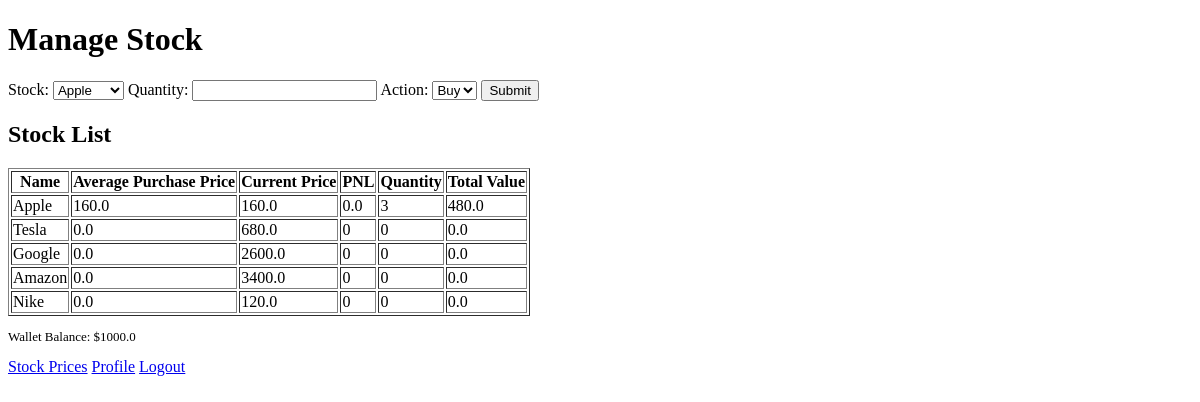
Page /manage_stock (signed in) on the earlier database version.
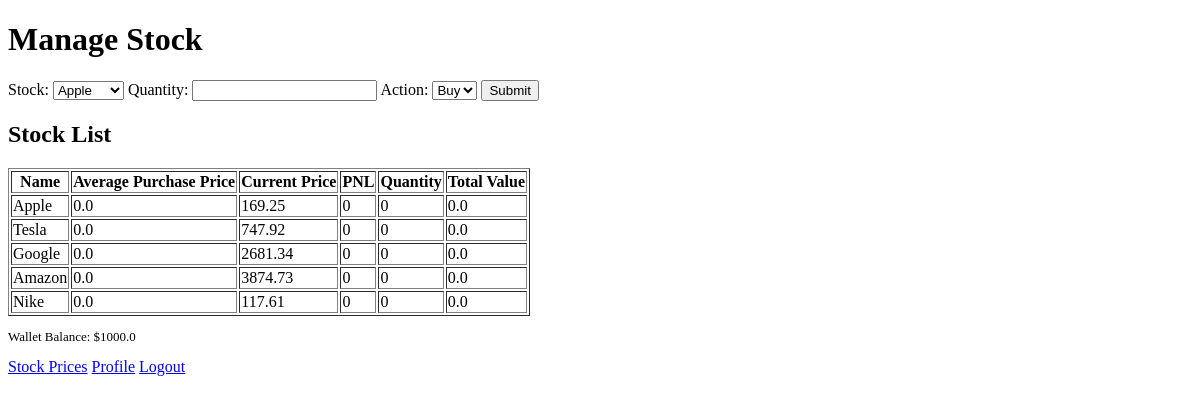
Same page on the later database version.
### tables this page shows
CREATE TABLE stocks (
                    id INTEGER PRIMARY KEY AUTOINCREMENT,
                    name TEXT NOT NULL,
                    purchasePrice REAL NOT NULL,
                    currentPrice REAL NOT NULL,
                    pnl REAL NOT NULL,
                    quantity INTEGER NOT NULL DEFAULT 0,
                    totalPurchasePrice REAL NOT NULL DEFAULT 0,
                    totalValue REAL NOT NULL DEFAULT 0
                );

### app.py (the view, shortened to what this page needs)
@app.route('/manage_stock', methods=['GET', 'POST'])
def manage_stock():
    user_id = session.get('user_id')
    if not user_id:
        return redirect(url_for('login'))
    return render_template('manage_stock.html', stocks=get_stock_data(), walletBalance=session.get('walletBalance'))

### app.py (called while the page is built)
def get_stock_data():
    with sqlite3.connect('database.db') as conn:
        c = conn.cursor()
        c.execute('SELECT * FROM stocks')
        stocks = c.fetchall()
    return stocks

### templates/manage_stock.html (shortened to what this page needs)
<!doctype html>
<html lang="en">
<head>
</head>
<body>
    <h1>Manage Stock</h1>
    <form method="post" action="{{ url_for('manage_stock') }}">
        <label for="stock_id">Stock:</label>
        <select id="stock_id" name="stock_id">
            {% for stock in stocks %}
                <option value="{{ stock[0] }}">{{ stock[1] }}</option>
            {% endfor %}
        </select>
        <label for="quantity">Quantity:</label>
        <input type="number" id="quantity" name="quantity" min="1" required>
        <label for="action">Action:</label>
        <select id="action" name="action">
            <option value="buy">Buy</option>
        </select>
        <button type="submit">Submit</button>
    </form>
    <h2>Stock List</h2>
    <table border="1">
        <thead>
            <tr>
                <th>Name</th>
                <th>Average Purchase Price</th>
                <th>Current Price</th>
                <th>PNL</th>
                <th>Quantity</th>
                <th>Total Value</th>
            </tr>
        </thead>
        <tbody>
            {% for stock in stocks %}
                <tr>
                    <td>{{ stock[1] }}</td>
                    <td>{{ stock[2] }}</td>
                    <td>{{ stock[3] }}</td>
                    <td>
                        {% if stock[5] > 0 %}
                            {{ (stock[3] - stock[2]) | round(2) }}
                        {% else %}
                            0
                        {% endif %}
                    </td>
                    <td>{{ stock[5] }}</td>
                    <td>{{ stock[6] }}</td>
                </tr>
            {% endfor %}
        </tbody>
    </table>
    <p style="font-size: small;">
        Wallet Balance: ${{ walletBalance | round(2) }}
    </p>
    <a href="{{ url_for('current_prices') }}">Stock Prices</a>
    <a href="{{ url_for('profile') }}">Profile</a>
    <a href="{{ url_for('logout') }}">Logout</a>
</body>
</html>

Differences in the rows shown:
changed stocks "Apple": purchasePrice "160.0" → "0.0"; currentPrice "160.0" → "169.25"; quantity "3" → "0"; totalPurchasePrice "480.0" → "0.0"; (stock[3]-stock[2])|round(2) "0.0" → (not shown); now shows "0"
changed stocks "Tesla": currentPrice "680.0" → "747.92"
changed stocks "Google": currentPrice "2600.0" → "2681.34"
changed stocks "Amazon": currentPrice "3400.0" → "3874.73"
changed stocks "Nike": currentPrice "120.0" → "117.61"
